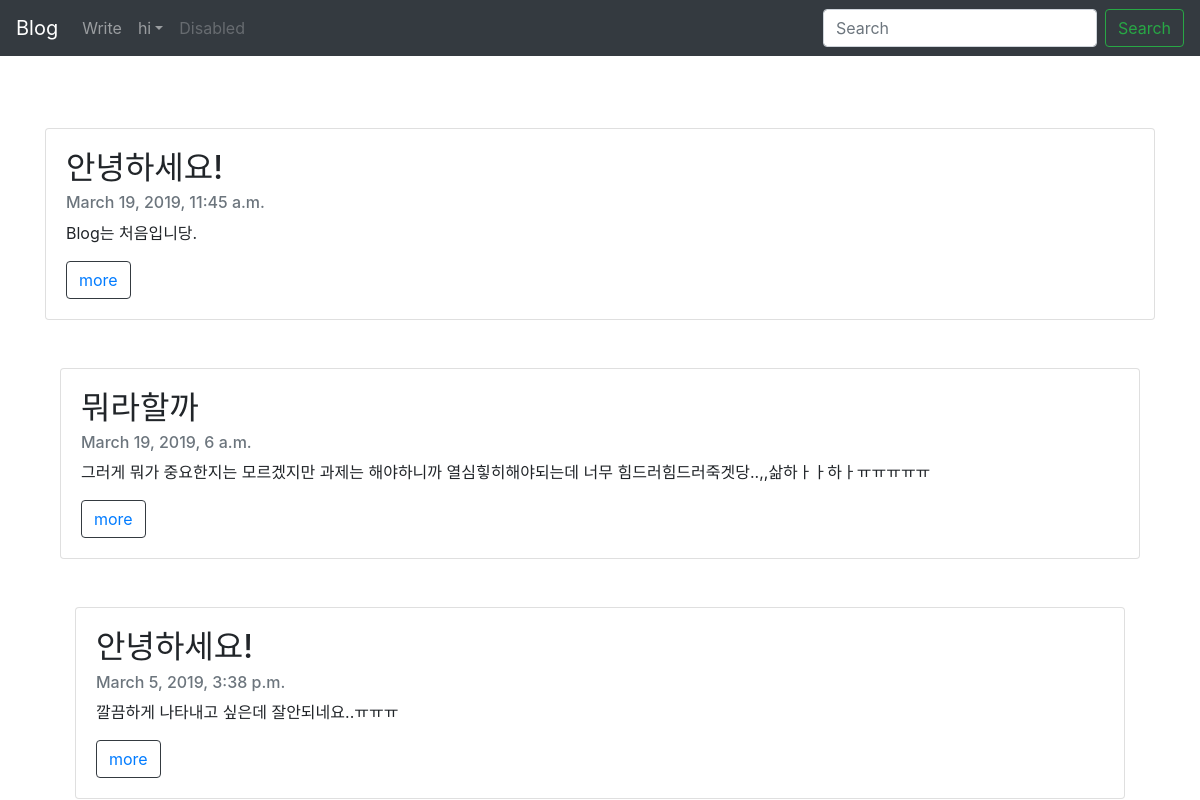
The page / on the database its author committed.
### blog/models.py (models this page shows, shortened)
class Blog(models.Model):
    title = models.CharField(max_length=200)
    pub_date = models.DateTimeField('date published')
    body = models.TextField()
    def summary(self):
        return self.body[:100] #100글자상한선

### blog/views.py (the view)
# urls.py: 2. Add a URL to urlpatterns:  path('', views.home, name='home')
def home(request):
    blogs = Blog.objects  # 쿼리셋
    return render(request, 'home.html',{'blogs':blogs})

### blog/templates/home.html (shortened to what this page needs)
<!DOCTYPE html>
<html lang="en">
<head>
    <link rel="stylesheet" href="https://stackpath.bootstrapcdn.com/bootstrap/4.3.1/css/bootstrap.min.css">
</head>
<body>
    <nav class="navbar navbar-expand-lg navbar-dark bg-dark">
          <a class="navbar-brand" href="#">Blog</a>
          <div class="collapse navbar-collapse" id="navbarSupportedContent">
          <ul class="navbar-nav mr-auto">
          <li class="nav-item">
          <a class="nav-link" href="{% url 'new' %}"> Write</a>
          </li>
          <li class="nav-item dropdown">
          <a class="nav-link dropdown-toggle" href="#" id="navbarDropdown" role="button" data-toggle="dropdown" aria-haspopup="true" aria-expanded="false">hi</a>
          </li>
          <li class="nav-item">
          <a class="nav-link disabled" href="#" tabindex="-1" aria-disabled="true">Disabled</a>
          </li>
          </ul>
          <form class="form-inline my-2 my-lg-0">
          <input class="form-control mr-sm-2" type="search" placeholder="Search" aria-label="Search">
          <button class="btn btn-outline-success my-2 my-sm-0" type="submit">Search</button>
          </form>
          </div>
          </nav>
          <br>
        {% for blog in blogs.all %}
            <div class="container">
            <br><br>
            <div class="card">
                <div class="card-body">
                  <h2 class="card-title">{{blog.title}}</h2>
                  <h6 class="card-subtitle mb-2 text-muted">{{blog.pub_date}}</h6>
                  <p class="card-text">{{blog.summary}}</p>
                  <button type="button" class="btn btn-outline-dark"><a href="{% url 'detail' blog.id%}"> more</a></button>
                </div>
            </div>
        {%endfor%}
</body>
</html>

### rows shown on the page
Blog: title "안녕하세요!", pub_date "March 19, 2019, 11:45 a.m.", summary "Blog는 처음입니당."
Blog: title "뭐라할까", pub_date "March 19, 2019, 6 a.m.", summary "그러게 뭐가 중요한지는 모르겠지만 과제는 해야하니까 열심힣히해야되는데 너무 힘드러힘드러죽겟당..,,삶하ㅏㅏ하ㅏㅠㅠㅠㅠㅠ"
Blog: title "안녕하세요!", pub_date "March 5, 2019, 3:38 p.m.", summary "깔끔하게 나타내고 싶은데 잘안되네요..ㅠㅠㅠ"
